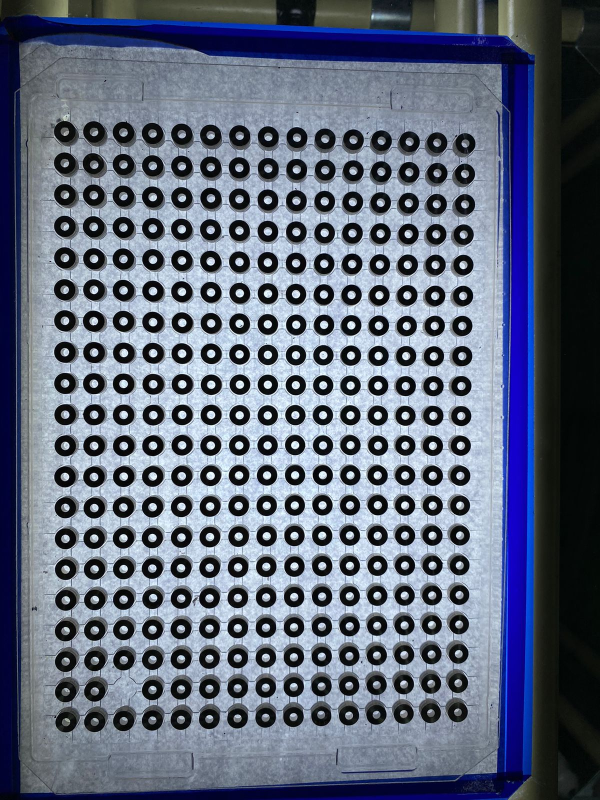
#> input picture gambar-ori.jpeg, 1200 x 1600 px (shown at 1/2 size)
$ python cobalg.py
#> lines starting #> are read from the running program, lines starting #| are printed output that depends on the picture
import cv2
from matplotlib import pyplot as plt
import imutils
import numpy as np
from datetime import datetime
import pyautogui
from matplotlib.backends.backend_pdf import PdfPages
import os
import tkinter as tk
from tkinter import messagebox, Label, Frame, Button

image = cv2.imread('gambar-ori.jpeg', cv2.IMREAD_COLOR)
#> image is the input picture: shape (1600, 1200, 3); mean B, G, R 123.7, 104.5, 95.8
# Resize gambar
image = imutils.resize(image, 400)
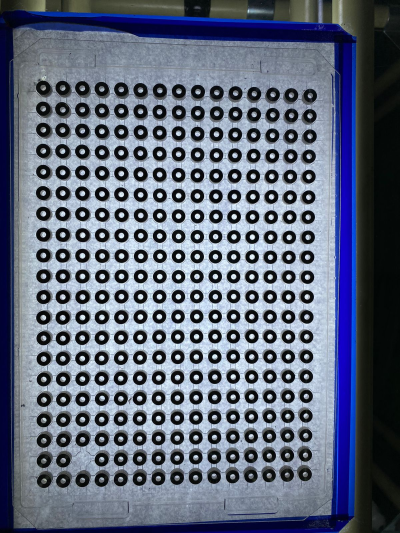
#> image: shape (533, 400, 3); mean B, G, R 123.7, 104.5, 95.8
#crop image
y=30
x=75
h=320
w=500
crop_image = image[x:w, y:h]
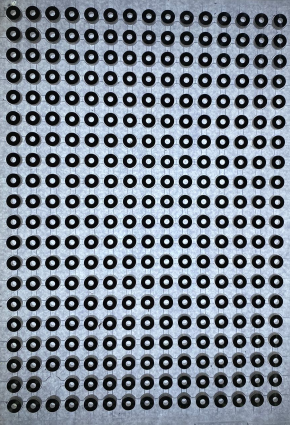
#> crop_image: shape (425, 290, 3); mean B, G, R 144.6, 132.4, 122.6
crop_image2 = crop_image.copy()
img_blur = cv2.GaussianBlur(crop_image, (7, 7), 1.5)
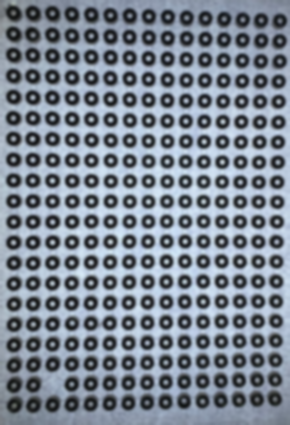
#> img_blur: shape (425, 290, 3); mean B, G, R 144.7, 132.4, 122.6
# Smoothing gambar untuk menghilangkan noise
img_bil = cv2.bilateralFilter(img_blur, 30, 60, 80)
# Mengubah gambar menjadi grayscale
img_gray = cv2.cvtColor(img_bil, cv2.COLOR_BGR2GRAY)
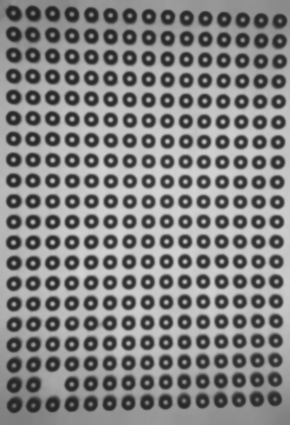
#> img_gray: shape (425, 290); min 34, max 212, mean 131.3
img_canny = cv2.Canny(img_gray, 50, 120)
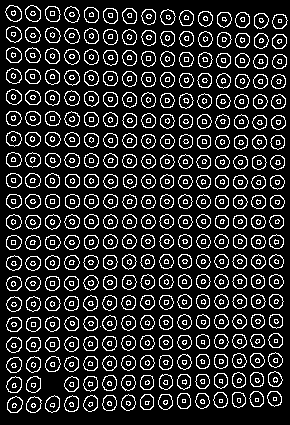
#> img_canny: shape (425, 290); 16.6% white in thin lines or dots

h, w = img_gray.shape[:]
#> h = 425; w = 290


circles = cv2.HoughCircles(img_gray, cv2.HOUGH_GRADIENT, 2, int(w / 30), param1=50, param2=20, minRadius=int(w / 40), maxRadius=int(w / 20))
#> circles = 298 rows, first 8: [13, 97, 7.7], [33, 97, 7.7], [13, 13, 7.7], [71, 403, 7.7], [13, 159, 7.5], [165, 401, 7.5], [33, 13, 8], [129, 37, 7.4]

if circles is not None:
    circles = np.uint16(np.around(circles))
#> circles = 298 rows, first 8: [13, 97, 8], [33, 97, 8], [13, 13, 8], [71, 403, 8], [13, 159, 8], [165, 401, 8], [33, 13, 8], [129, 37, 7]
    count_objects = 0

    for c in circles[0, :]:
        print(c)
        cv2.circle(crop_image, (c[0], c[1]), c[2], (0, 255, 0), 2)
        cv2.circle(crop_image, (c[0], c[1]), 1, (0, 0, 255), 1)
        count_objects += 1
#> this loop made 298 passes
#| [13 97  8]
#| [33 97  8]
#| [13 13  8]
#| [ 71 403   8]
#| [ 13 159   8]
#| [165 401   8]
#| [33 13  8]
#| [129  37   7]
#> (further printed lines are left out)
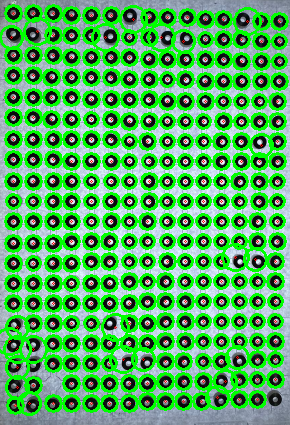
#> crop_image: shape (425, 290, 3); mean B, G, R 90.6, 174.2, 79.1
#> after the loop, count_objects = 298

    print(f"Number of detected objects: {count_objects}")
#| Number of detected objects: 298

    cv2.imshow('Detected object', crop_image)
    cv2.imshow('Original', crop_image2)
    cv2.waitKey(0)
    cv2.destroyAllWindows()
else:
    print("No objects detected.")

$ run again, with part-crop.jpeg copied over gambar-ori.jpeg
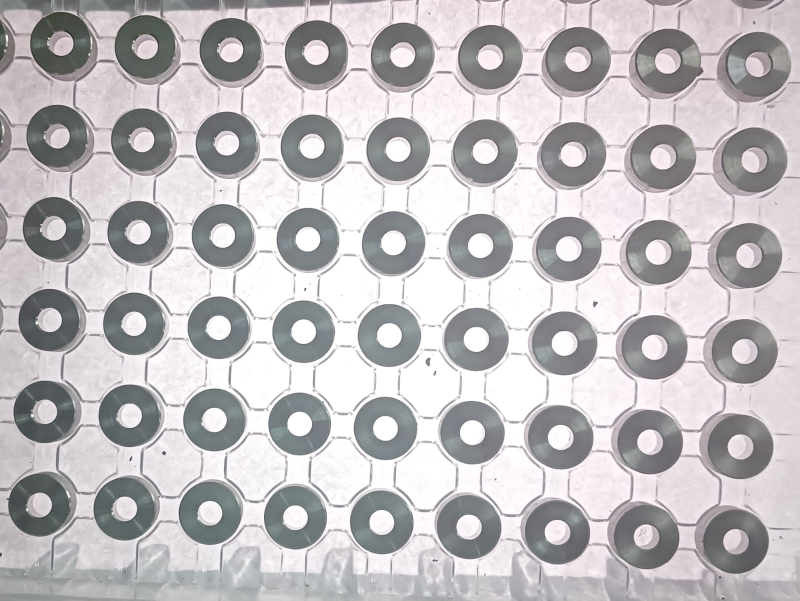
#> input picture part-crop.jpeg, 1600 x 1201 px (shown at 1/2 size)
#> image is the input picture: shape (1201, 1600, 3); mean B, G, R 191.8, 188.7, 192
#> image: shape (300, 400, 3)
#> `img_canny = cv2.Canny(img_gray, 50, 120)`:
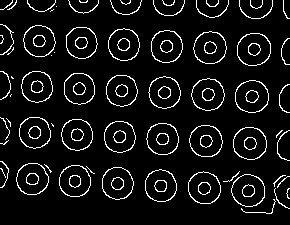
#> img_canny: shape (225, 290); 7.5% white in thin lines or dots
#> `circles = cv2.HoughCircles(img_gray, cv2.HOUGH_GRADIENT, 2, int(w / 30..`: circles = 51 rows, first 8: [243, 185, 12.8], [289, 147, 12.8], [163, 181, 10.6], [121, 187, 10.4], [165, 141, 12.8], [209, 143, 12.8], [71, 185, 10.6], [33, 175, 12.8]
#> `circles = np.uint16(np.around(circles))`: circles = 51 rows, first 8: [243, 185, 13], [289, 147, 13], [163, 181, 11], [121, 187, 10], [165, 141, 13], [209, 143, 13], [71, 185, 11], [33, 175, 13]
#> the loop `for c in circles[0, :]:` made 51 passes
#> (printed output is left out)
#> after the loop `for c in circles[0, :]:`:
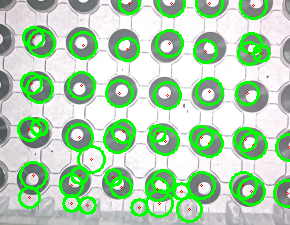
#> crop_image: shape (225, 290, 3); mean B, G, R 175.9, 210.6, 175.3
#> after the loop `for c in circles[0, :]:`: count_objects = 51
#| Number of detected objects: 51
